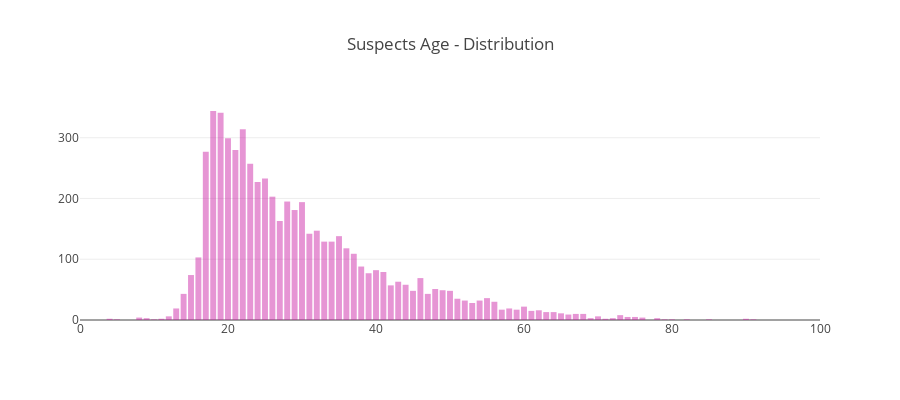

Notebook code cell kept with this figure:
### Code cell
def get_user_mapping(txt):
    if txt == "NA":
        return {}
    mapping = {}
    for d in txt.split("||"):
        try:
            key = d.split("::")[0]
            val = d.split("::")[1]
            if key not in mapping:
                mapping[key] = val
        except:
            pass
    return mapping

df['participant_type'] = df['participant_type'].fillna("NA")
df['participant_type_map'] = df['participant_type'].apply(lambda x : get_user_mapping(x))
df['participant_age'] = df['participant_age'].fillna("NA")
df['participant_age_map'] = df['participant_age'].apply(lambda x : get_user_mapping(x))
df['participant_gender'] = df['participant_gender'].fillna("NA")
df['participant_gender_map'] = df['participant_gender'].apply(lambda x : get_user_mapping(x))

suspect_age_groups = {}
for i, row in df.iterrows():
    suspects = []
    for k,v in row['participant_type_map'].items():
        if "suspect" in v.lower():
            suspects.append(k)
    for suspect in suspects:
        if suspect in row['participant_age_map']:
            ag = row['participant_age_map'][suspect]
            if ag not in suspect_age_groups:
                suspect_age_groups[ag] = 0 
            else:
                suspect_age_groups[ag] += 1

### Figure 1 — Plotly figure (JSON) as saved in the notebook; plotly's stock layout.template omitted (floating-point values rounded to 4 significant figures)
{"data": [{"marker": {"color": "rgba(200, 20, 160, 0.6)"}, "name": "month", "opacity": 0.75, "type": "bar", "uid": "2bf77ea8-9e62-11e8-bf85-8c859013fb00", "x": ["24", "25", "26", "27", "20", "21", "22", "23", "28", "29", "4", "8", "59", "58", "55", "54", "57", "56", "51", "50", "53", "52", "88", "89", "82", "80", "81", "86", "87", "84", "85", "3", "7", "39", "38", "33", "32", "31", "30", "37", "36", "35", "34", "60", "61", "62", "63", "64", "65", "66", "67", "68", "69", "6", "91", "90", "93", "11", "10", "13", "12", "15", "14", "17", "16", "19", "18", "48", "49", "46", "47", "44", "45", "42", "43", "40", "41", "5", "9", "77", "76", "75", "74", "73", "72", "71", "70", "79", "78"], "y": [227, 233, 203, 163, 299, 280, 314, 257, 195, 181, 2, 4, 17, 19, 36, 32, 17, 30, 35, 48, 28, 32, 0, 0, 1, 1, 0, 0, 0, 0, 1, 0, 0, 77, 88, 129, 147, 142, 194, 109, 118, 138, 129, 22, 15, 16, 13, 13, 11, 9, 10, 10, 3, 0, 1, 2, 0, 2, 1, 19, 6, 74, 43, 277, 103, 341, 344, 51, 49, 69, 43, 58, 48, 57, 63, 82, 79, 1, 3, 0, 4, 5, 5, 8, 3, 2, 6, 1, 3]}], "layout": {"height": 400, "legend": {"orientation": "h"}, "title": "Suspects Age - Distribution", "xaxis": {"range": [0, 100]}}}
